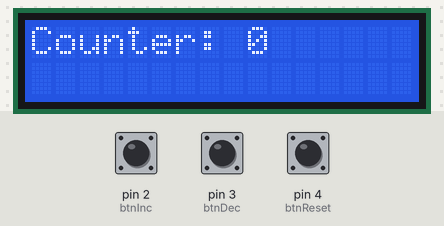
This sketch was run on a simulated Arduino Uno, built with avr-gcc and run on an emulated ATmega328P. On the bench: 16×2 character LCD. The inputs (shaded band) are chosen by the test bench; at power-on: pin 2 (btnInc) HIGH, pin 3 (btnDec) HIGH, pin 4 (btnReset) HIGH.

Above: at 1.2 s.
1.3 s: pin 2 (btnInc) pulled LOW for 0.15 s
At 2.4 s:
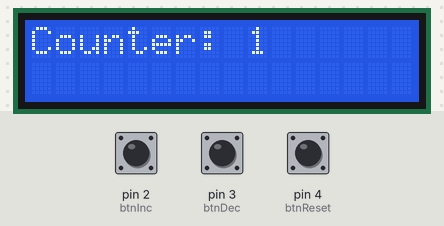
2.9 s: pin 2 (btnInc) pulled LOW for 1 s
At 3.6 s:
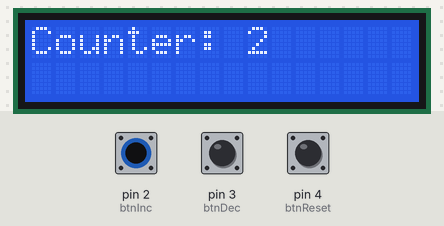
Timing chart, 0 to 5.9 s (numbered marks = the images above; inputs shaded):
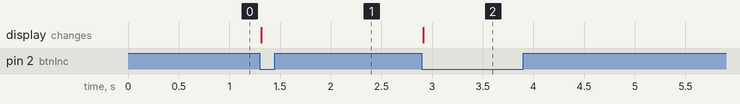

The sketch:

counterLCD.ino
```cpp
// Couneter with LCD display using buttons to increase, decrease, and reset the count.

#include <LiquidCrystal_I2C.h>

LiquidCrystal_I2C lcd(0x27, 16, 2);

// Button pins
int btnInc = 2;   // Increase
int btnDec = 3;   // Decrease
int btnReset = 4; // Reset

// Previous button states
bool lastInc = HIGH;
bool lastDec = HIGH;
bool lastReset = HIGH;

// Counter variable
int counter = 0;

void setup()
{
    pinMode(btnInc, INPUT_PULLUP);
    pinMode(btnDec, INPUT_PULLUP);
    pinMode(btnReset, INPUT_PULLUP);

    lcd.init();
    lcd.backlight();

    lcd.setCursor(0, 0);
    lcd.print("Counter: 0");
}

void loop()
{
    // Read all buttons
    bool readInc = digitalRead(btnInc);
    bool readDec = digitalRead(btnDec);
    bool readReset = digitalRead(btnReset);

    // Increase button: HIGH → LOW press
    if (lastInc == HIGH && readInc == LOW)
    {
        counter++;
        updateLCD();
        delay(250);
    }

    // Decrease button: HIGH → LOW press
    if (lastDec == HIGH && readDec == LOW)
    {
        counter--;
        updateLCD();
        delay(250);
    }

    // Reset button
    if (lastReset == HIGH && readReset == LOW)
    {
        counter = 0;
        updateLCD();
        delay(250);
    }

    // Save previous states
    lastInc = readInc;
    lastDec = readDec;
    lastReset = readReset;
}

void updateLCD()
{
    lcd.clear();
    lcd.setCursor(0, 0);
    lcd.print("Counter: ");
    lcd.print(counter);
}
```

Measured:
- after the input at 1.3 s, the display: changes at once (image 1)
- after the input at 2.9 s, the display: changes at once (image 2)
